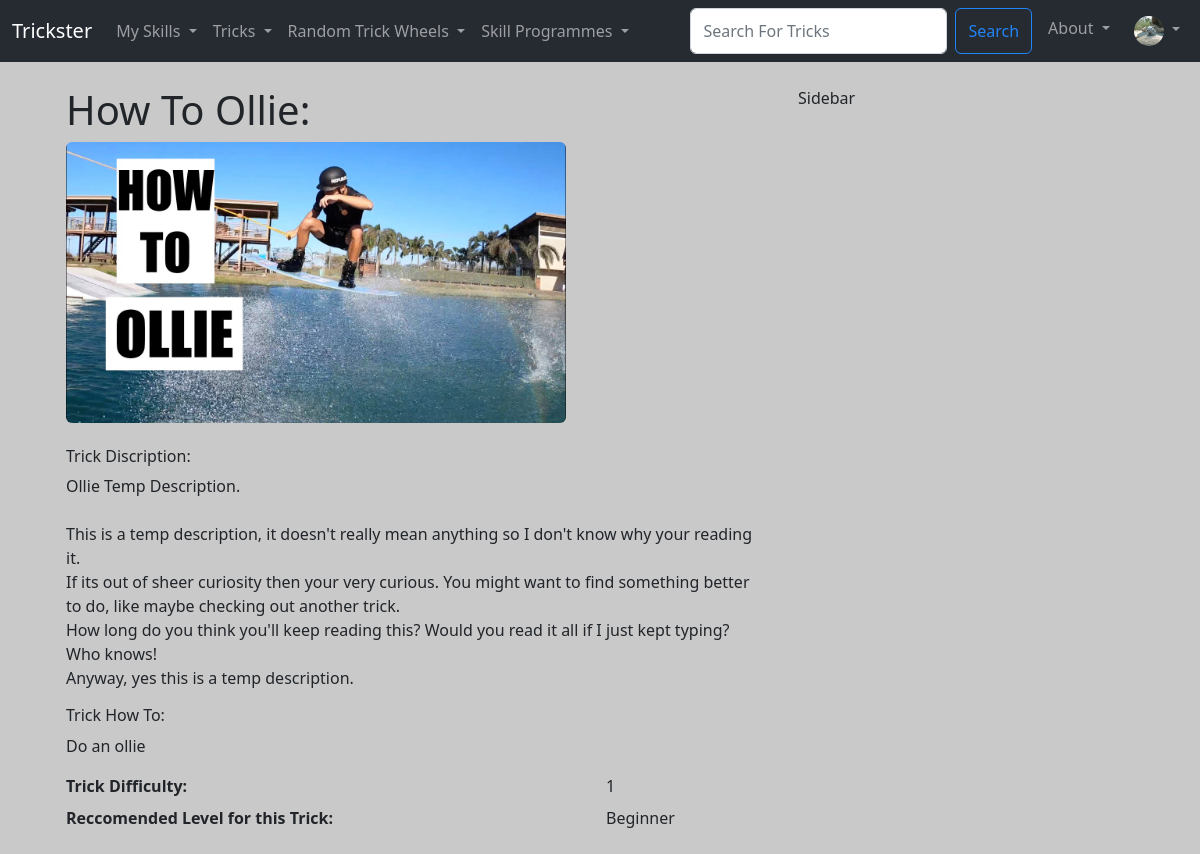
/show_trick/15 (signed in), run on the app's committed database.
### Users/models.py (models this page shows, shortened)
class Trickster_User(AbstractBaseUser, PermissionsMixin):
  UserID = models.AutoField(primary_key=True)
  Email = models.EmailField(('Email Address'), unique=True)
  Username = models.CharField(('Username'),max_length=25, unique=True)
  FirstName = models.CharField(('First Name'),max_length=25)
  LastName = models.CharField(('Last Name'),max_length=25)
  DateOfJoining = models.DateField(default=timezone.now)
  is_staff = models.BooleanField(default=False)
  is_active = models.BooleanField(default=True)
  objects = CustomUserManager()
  USERNAME_FIELD = 'Email'
  REQUIRED_FIELDS = ['Username', 'FirstName', 'LastName']

class User_Profile(models.Model):
  User = models.OneToOneField(Trickster_User, on_delete=models.CASCADE)
  ProfilePhoto = models.ImageField(null=True, blank=True, upload_to="images/profile")
  Bio = models.TextField(blank=True)
  SkillLevel = models.ForeignKey(SkillLevel, default=get_default_skill_level, blank=True, null=True, on_delete=models.CASCADE)
  UserDifficultyLevel = models.PositiveIntegerField(default=1, null=True, validators=[MinValueValidator(1), MaxValueValidator(10)])
  UserLevelProgress = models.PositiveIntegerField(default=1, validators=[MinValueValidator(1), MaxValueValidator(100)])
  LearnedTricks = models.ManyToManyField(Trick, related_name='learned_trick', blank=True)
  SavedTricks = models.ManyToManyField(Trick, related_name='saved_trick', blank=True)
  CurrentlyLearningProgrammes = models.ManyToManyField(Trick_Programme, related_name='currently_learning_programme', blank=True)
  CompletedProgrammes = models.ManyToManyField(Trick_Programme, related_name='completed_programme', blank=True)
  CompletedLessons = models.ManyToManyField(Programme_Lesson, related_name='completed_lessons', blank=True)
  SavedProgrammes = models.ManyToManyField(Trick_Programme, related_name='saved_programme', blank=True)
  Follows =  models.ManyToManyField('self', related_name='followed_by', symmetrical=False, blank=True)

### TricksterMain/models.py (models this page shows)
class Trick (models.Model):
  TrickID = models.AutoField(primary_key=True)
  TrickName = models.CharField(max_length=25)
  TrickDiscription = models.TextField(blank=True)
  TrickHowTo = models.TextField(blank=True)
  TrickRecLevel = models.ForeignKey(SkillLevel, blank=True, null=True, on_delete=models.CASCADE)
  TrickDifficulty = models.PositiveIntegerField(null=True, validators=[MinValueValidator(1), MaxValueValidator(10)])
  TrickImg = models.ImageField(null=True, blank=True, upload_to="images/")
  TrickCategory = models.ManyToManyField(Category, related_name='trick_category_tags', blank=True)
  approved = models.BooleanField('Approved', default=False)
  def __str__(self):
    return self.TrickName

class SkillLevel (models.Model):
  SkillLevelID = models.AutoField(primary_key=True)
  SkillLevelName = models.CharField(max_length=25)
  def __str__(self):
    return self.SkillLevelName

### TricksterMain/views.py (the view)
# urls.py: path('show_trick/<trick_id>', views.show_trick, name='show-trick'),
def show_trick(request, trick_id):
  current_page = request.path
  trick = Trick.objects.get(pk=trick_id)
  return render(request, 'main/show_trick.html', {'trick':trick, 'current_page':current_page})

### TricksterMain/templates/main/show_trick.html (shortened to what this page needs)
{% extends 'main/base.html' %}
{% load static %}
{% block content  %}
    <div class="container-md">
        <div class="row">
            <div class="col-md-8">
                <div class="container">
                    <h1 class="display-6"><strong>How To {{ trick }}:</strong></h1>
                    <div class="imgContainer">
                    {% if trick.TrickImg %}
                        <img src="{{ trick.TrickImg.url }}" class="img-fluid rounded" alt="trick cover image">
                    {% else %}
                        <img src="{% static 'trickster/images/TrickListDefault.png' %}" class="img-fluid rounded" alt="default trick cover image">
                    {% endif %}
                    </div></br>
                    <p class="h6">Trick Discription: </p>
                    <p>{{ trick.TrickDiscription|linebreaksbr }}</p>
                    <p class="h6">Trick How To: </p>
                    <p>{{ trick.TrickHowTo|linebreaksbr }}</p>
                    <dl class="row">
                        <dt class="col-sm-9">Trick Difficulty:</dt>
                        <dd class="col-sm-3">{{ trick.TrickDifficulty }}</dd>
                        <dt class="col-sm-9">Reccomended Level for this Trick:</dt>
                        <dd class="col-sm-3">{{ trick.TrickRecLevel }}</dd>
                    </dl>
                </div>
            </div>
            <div class="col-md-3">
                Sidebar
            </div>
        </div>
    </div>
{% endblock %}

### TricksterMain/templates/components/navbar.html (shortened to what this page needs)
{% load static %}
<nav class="navbar navbar-expand-lg navbar-dark bg-tricksterdark">
  <div class="container-fluid">
    <a class="navbar-brand" href="{%url 'home'%}">Trickster</a>
    <div class="collapse navbar-collapse" id="navbarSupportedContent">
      <ul class="navbar-nav me-auto mb-2 mb-lg-0">
        <li class="nav-item dropdown">
          <a class="nav-link dropdown-toggle" href="#" id="mySkillsDropdown" role="button" data-bs-toggle="dropdown" aria-expanded="false">
            My Skills
          </a>
        </li>
        <li class="nav-item dropdown">
          <a class="nav-link dropdown-toggle" href="#" id="tricksDropdown" role="button" data-bs-toggle="dropdown" aria-expanded="false">
            Tricks
          </a>
        </li>
        <li class="nav-item dropdown">
          <a class="nav-link dropdown-toggle" href="#" id="randomDropdown" role="button" data-bs-toggle="dropdown" aria-expanded="false">
            Random Trick Wheels
          </a>
        </li>
        <li class="nav-item dropdown">
          <a class="nav-link dropdown-toggle" href="#" id="tricksDropdown" role="button" data-bs-toggle="dropdown" aria-expanded="false">
            Skill Programmes
          </a>
        </li>
      </ul>
      <div class="navbar-nav ml-auto gap-2">
        <form class="d-flex" method="POST" action="{% url 'search-trick' %}">
          <input class="form-control me-2 input-sm" type="search" placeholder="Search For Tricks" aria-label="Search" name="trick_searched">
          <button class="btn btn-outline-primary" type="submit">Search</button>
        </form>
        <li class="nav-item dropdown">
          <a class="nav-link dropdown-toggle" href="#" id="tricksDropdown" role="button" data-bs-toggle="dropdown" aria-expanded="false">
            About
          </a>
        </li>
        {% if user.is_authenticated %}
        <li class="nav-item dropdown">
          <a class="nav-link dropdown-toggle" href="#" id="navbarScrollingDropdown" role="button" data-bs-toggle="dropdown" aria-expanded="false">
            {% if request.user.user_profile.ProfilePhoto %}
              <img
              class="rounded-circle"
              height="30"
              src="{{ request.user.user_profile.ProfilePhoto.url }}"
              alt="User Profile Image"
              />
            {% endif %}
          </a>
        </li>
        {% else %}
          <li class="nav-item">
            <a class="nav-link" href="{%url 'login'%}">Login</a>
          </li>
        {% endif %}
      </div>
    </div>
  </div>
</nav>

### TricksterMain/templates/main/base.html (style rules this page uses)
body { background: #c9c9c9 }

### TricksterMain/templates/main/show_trick.html (style rules this page uses)
.imgContainer { max-width: 500px; max-height: 700px; overflow: hidden; }
.imgContainer img { width: 100%; min-height: 100%; }

### data on the page
Trickster_User: user.user_profile.ProfilePhoto (picture)
Trick: TrickName "Ollie", TrickImg (picture), TrickDiscription "Ollie Temp Description. This is a temp description, it doesn't really mean anything so I don't know why your reading it. If its out of sheer curiosity then your very curious. You might want to find something better to do, like maybe checking out another trick. How long do you think you'll keep reading this? Would you read it all if I just kept typing? Who knows! Anyway, yes this is a temp description.", TrickHowTo "Do an ollie", TrickDifficulty "1", TrickRecLevel "Beginner"
